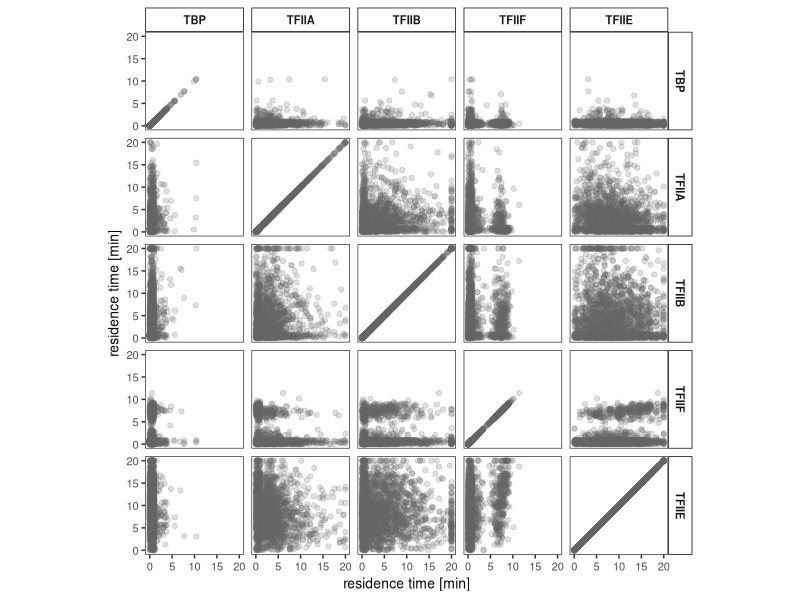

This figure's R source: (Note: this script raises an error after producing the figure.)
rm(list = ls())

library(tidyverse)
library(GGally)
library(RColorBrewer)
library(viridis)

set.seed(42)

# upload synthesis rates for coloring
synthesisRates = read.csv("data/synthesisRates.csv") %>% 
  mutate(cropped = ifelse(synthesis_perCell_perMin > 1.5, 1.5, synthesis_perCell_perMin))

# upload table replace <1 min with a random number between 0-1
resTimes = read.csv("data/residence_times_all.csv") %>% 
  pivot_longer(cols = TBP:TFIIF, names_to = "factorName", values_to = "resTime", values_drop_na = TRUE) %>% 
  distinct()

combinations = resTimes %>% 
  dplyr::select(gene, factorName) %>% 
  mutate(factorName_x = factor(factorName, levels = c("TBP", "TFIIA", "TFIIB", 
                                                      "TFIIF", "TFIIE"))) %>% 
  mutate(factorName_y = factor(factorName, levels = c("TBP", "TFIIA", "TFIIB", 
                                                      "TFIIF", "TFIIE"))) %>% 
  tidyr::expand(gene, factorName_x, factorName_y)

plotResTime = resTimes %>% 
  mutate(randNum = runif(nrow(resTimes), min=0, max=1)) %>% 
  mutate(resTimesNum = ifelse(resTime == "<1", randNum, as.numeric(resTime))) %>% 
  mutate(resTimesNumCropped = ifelse(resTimesNum > 20, 20, resTimesNum)) %>% 
  dplyr::select(-c(peakName, resTime, randNum, resTimesNum))

plotData = combinations %>% 
  left_join(plotResTime, by = c("gene" = "gene", "factorName_x" = "factorName")) %>% 
  dplyr::rename(x = resTimesNumCropped) %>% 
  left_join(plotResTime, by = c("gene" = "gene", "factorName_y" = "factorName")) %>% 
  dplyr::rename(y = resTimesNumCropped) %>% 
  left_join(synthesisRates)

plotData$factorName_x = factor(plotData$factorName_x, levels = c("TBP", "TFIIA", "TFIIB", 
                                                                 "TFIIF", "TFIIE"))
plotData$factorName_y = factor(plotData$factorName_y, levels = c("TBP", "TFIIA", "TFIIB", 
                                                                 "TFIIF", "TFIIE"))

p = ggplot(plotData, aes(x = x, y = y))
p + geom_point(alpha = 0.2, color = "grey40") +
  theme_bw() +
  facet_grid(factorName_y ~ factorName_x) +
  theme(panel.background = element_rect(fill = "transparent"), # bg of the panel
        plot.background = element_rect(fill = "transparent", color = NA),
        legend.background = element_rect(fill = "transparent"),
        text = element_text(size=10),
        strip.background=element_rect(colour="black",
                                      fill="white"),
        strip.text = element_text(face = "bold"),
        panel.grid.major = element_blank(), 
        panel.grid.minor = element_blank()) +
  xlab("residence time [min]") +
  ylab("residence time [min]") + coord_fixed()
ggsave("figures/panels/fig4/compare_resTimes_individual_factors.pdf", width = 14, height = 14, units = "cm")


# colored based on synthesis rate
# p = ggplot(plotData, aes(x = x, y = y, color = cropped))
# p + geom_point(alpha = 0.3) +
#   theme_bw() +
#   facet_grid(factorName_y ~ factorName_x) +
#   theme(panel.background = element_rect(fill = "transparent"), # bg of the panel
#         plot.background = element_rect(fill = "transparent", color = NA),
#         legend.background = element_rect(fill = "transparent"),
#         text = element_text(size=10),
#         strip.background=element_rect(colour="black",
#                                       fill="white"),
#         strip.text = element_text(face = "bold"),
#         panel.grid.major = element_blank(), 
#         panel.grid.minor = element_blank()) +
#   xlab("residence time [min]") +
#   ylab("residence time [min]") +
#   scale_color_viridis(option = "B", direction = -1) +
#   coord_fixed()
# ggsave("figures/panels/figSb/compare_resTimes_individual_factors_synthesisRate.pdf", width = 14, height = 14, units = "cm")
  
p = ggplot(plotData, aes(x = x, y = y, z = cropped))
p + geom_point(alpha = 0.2, color = "grey70") +
  stat_summary_2d(data = plotData %>% dplyr::filter(!is.na(cropped)), 
                  bins = 20, color = "transparent") +
  theme_bw() +
  facet_grid(factorName_y ~ factorName_x) +
  theme(panel.background = element_rect(fill = "transparent"), # bg of the panel
        plot.background = element_rect(fill = "transparent", color = NA),
        legend.background = element_rect(fill = "transparent"),
        text = element_text(size=10),
        strip.background=element_rect(colour="black",
                                      fill="white"),
        strip.text = element_text(face = "bold"),
        panel.grid.major = element_blank(), 
        panel.grid.minor = element_blank(), 
        legend.position = "none") +
  xlab("residence time [min]") +
  ylab("residence time [min]") +
  scale_fill_viridis_c(option = "B", direction = -1)+
  coord_fixed()
ggsave("figures/panels/fig4/compare_resTimes_individual_factors_synthesisRate.pdf", width = 14, height = 14, units = "cm")
